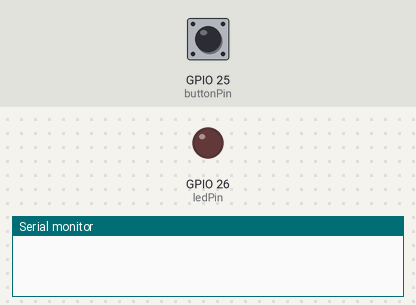
This sketch was run on a simulated ESP32. Parts: output pins drawn as LEDs (lit = HIGH), the last lines printed to the serial monitor. The inputs (shaded band) are chosen by the test bench; at power-on: GPIO 25 (buttonPin) LOW.

Above: at 1.2 s.
1.3 s: GPIO 25 (buttonPin) pulled HIGH for 0.15 s
At 2.0 s:
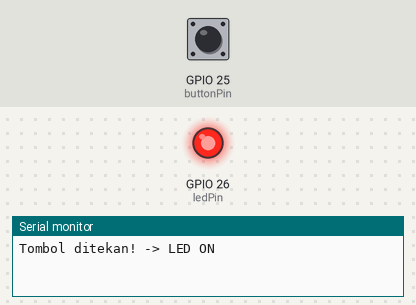
3.0 s: GPIO 25 (buttonPin) pulled HIGH for 1 s
At 4.5 s:
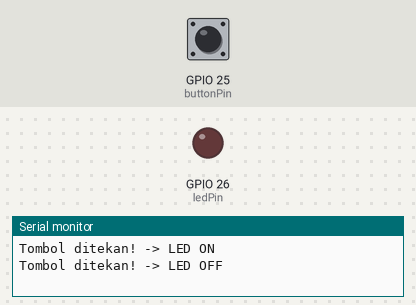
5.5 s: GPIO 25 (buttonPin) pulled HIGH for 3.2 s
At 6.4 s:
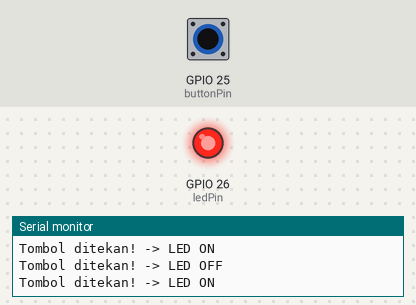
Timing chart, 0 to 8.5 s (numbered marks = the images above; inputs shaded):
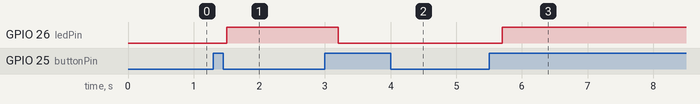

Measured:
- after the input at 1.3 s, GPIO 26 (ledPin): LOW → HIGH after 0.20 s
- after the input at 3.0 s, GPIO 26 (ledPin): HIGH → LOW after 0.20 s
- after the input at 5.5 s, GPIO 26 (ledPin): LOW → HIGH after 0.20 s

The sketch:

sketch.ino
```cpp
const int buttonPin = 25;
const int ledPin = 26;

// Variabel untuk melacak status LED saat ini (state tracking)
// false = LED mati (OFF), true = LED menyala (ON)
bool ledState = false;

// Variabel untuk menyimpan status tombol pada pembacaan sebelumnya,
// digunakan untuk mendeteksi transisi LOW -> HIGH (baru ditekan),
// bukan sekadar status tombol saat ini yang bisa saja masih ditahan.
int lastButtonState = LOW;

void setup() {
  Serial.begin(115200);
  pinMode(buttonPin, INPUT);
  pinMode(ledPin, OUTPUT);

  // Pastikan LED mati saat sistem pertama kali dinyalakan
  digitalWrite(ledPin, ledState);
}

void loop() {
  // Baca status tombol saat ini
  int currentButtonState = digitalRead(buttonPin);

  // --- LOGIKA STATE TRACKING (TOGGLE) ---
  // Perubahan status hanya diproses ketika terjadi transisi dari
  // LOW (tidak ditekan) ke HIGH (baru ditekan). Dengan cara ini,
  // menahan tombol tetap ditekan tidak akan membuat LED
  // berubah status berulang kali (bukan momentary).
  if (currentButtonState == HIGH && lastButtonState == LOW) {

    // --- LOGIKA DEBOUNCE ---
    // Saat tombol fisik ditekan, kontak logamnya bisa "memantul"
    // beberapa kali dalam hitungan milidetik, menyebabkan
    // digitalRead() membaca beberapa transisi palsu.
    // delay(200) di sini memberi jeda singkat agar sinyal tombol
    // benar-benar stabil sebelum status LED diproses lebih lanjut,
    // sehingga mencegah flickering / toggle ganda yang tidak diinginkan.
    delay(200);

    // Balik (toggle) status LED: ON jadi OFF, OFF jadi ON
    ledState = !ledState;
    digitalWrite(ledPin, ledState);

    if (ledState) {
      Serial.println("Tombol ditekan! -> LED ON");
    } else {
      Serial.println("Tombol ditekan! -> LED OFF");
    }
  }

  // Simpan status tombol saat ini sebagai status sebelumnya
  // untuk perbandingan pada iterasi loop() berikutnya
  lastButtonState = currentButtonState;
}
```
